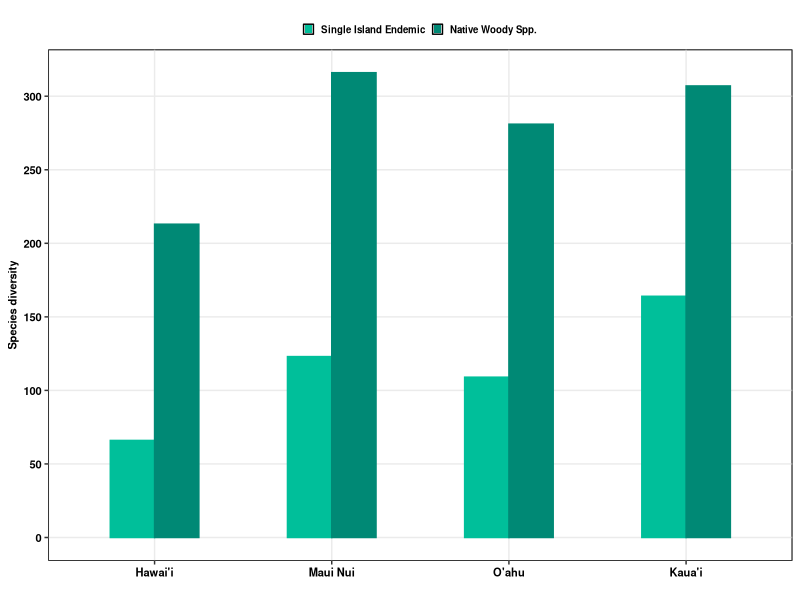

R code for this plot:
require(ggplot2)
require(dplyr)
require(reshape2)
require(ggsci)

############################
# Macro-ecology diversity  #
############################

#########
# data ##
#########

macro<-read.csv("Data/Hawaii_Div_Macro_SIE.csv",sep=",",header=T)

macroo<-melt(macro, id.vars="geo_entity2", measure.vars=c("nativeSIE","native_woody_spp","total_SppN"),variable.name="Div",value.name="Div2")

macroo$geo_entity2<-as.factor(macroo$geo_entity2)
macroo$geo_entity2<-factor(macroo$geo_entity2,levels=c("Hawai'i Island","Maui Nui","O'ahu Island","Kaua'i Island"))

macroo$Div<-as.character(macroo$Div)
macroo$Div<-ifelse(macroo$Div=="nativeSIE","Single Island Endemic",macroo$Div)
macroo$Div<-ifelse(macroo$Div=="total_SppN","Total Woody Spp.",macroo$Div)
macroo$Div<-ifelse(macroo$Div=="native_woody_spp","Native Woody Spp.",macroo$Div)

macroo$Div<-as.factor(macroo$Div)
macroo$Div<-factor(macroo$Div,levels=c("Single Island Endemic","Native Woody Spp.","Total Woody Spp."))

macroo2<-filter(macroo, Div!="Total Woody Spp.")

###########
# figure ##
###########

macro_g<-ggplot(macroo2,aes(x=geo_entity2,y=Div2,colour=Div, fill=Div))+ 
  geom_bar(stat="identity",position=position_dodge(),width=0.5)+
  scale_x_discrete(labels=c("Hawai'i Island"="Hawai'i","Maui Nui"="Maui Nui","O'ahu Island"="O'ahu","Kaua'i Island"="Kaua'i"))+
  scale_fill_manual(values=c("#00BF9A","#008975"))+
  scale_colour_manual(values=c("#00BF9A","#008975"))+
  
  scale_y_continuous(breaks=c(0,50, 100, 150, 200, 250, 300))+
  guides(colour=FALSE,fill=guide_legend(title="",title.position = "top"))+
  labs(x="",y="Species diversity")+
  theme_bw()+theme(legend.position="top", 
                   axis.title.y=element_text(colour="black",face="bold",size=8),
                   axis.title.x=element_text(colour="black",face="bold",size=6),
                   axis.text.x=element_text(colour=c("black"),face="bold",size=8),
                   axis.text.y=element_text(colour=c("black"),face="bold",size=8),
                   legend.text=element_text(colour=c("black"),face="bold",size=7),
                   legend.title = element_text(colour=c("black"),face="bold",size=6),
                   legend.title.align = 0.5,
                   legend.key.size = unit(0.25,"cm"),
                   legend.margin =margin(t=0, r=0, b=0, l=0, unit="cm"),
                   panel.background =element_rect(fill="transparent",colour="black"),panel.grid.minor=element_blank())

png(filename="Figures/Fig2_MacroEcolDiversity.png", 
    units="in", 
    width=3.5, 
    height=3.5, 
    pointsize=2, 
    res=500)

macro_g

dev.off()
